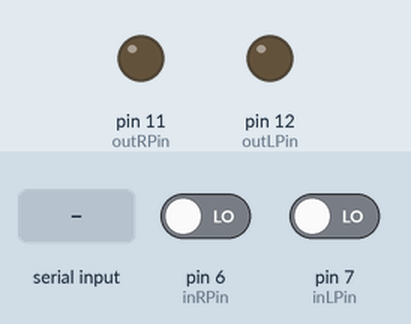
The sketch below on a simulated Arduino Uno, built with avr-gcc and run on an emulated ATmega328P. On the bench: output pins drawn as LEDs (lit = HIGH). Inputs (shaded band) come from the test bench; at power-on: pin 7 (inLPin) LOW, pin 6 (inRPin) LOW. What the sketch prints to the serial monitor is not drawn.

Above: at 1.2 s.
1.3 s: pin 7 (inLPin) driven HIGH
At 1.5 s:
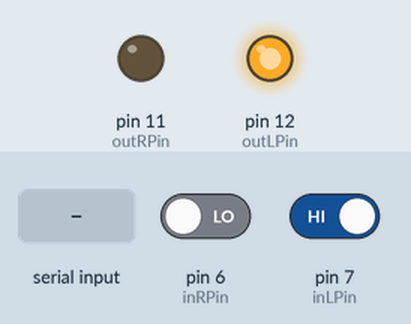
3.2 s: pin 6 (inRPin) driven HIGH
5.0 s: pin 7 (inLPin) driven LOW
At 5.2 s:
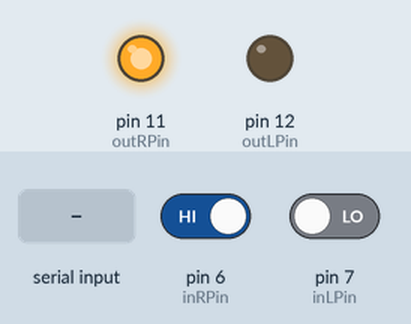
6.9 s: "V" received over Serial
Timing chart, 0 to 9.4 s (numbered marks = the images above; inputs shaded):
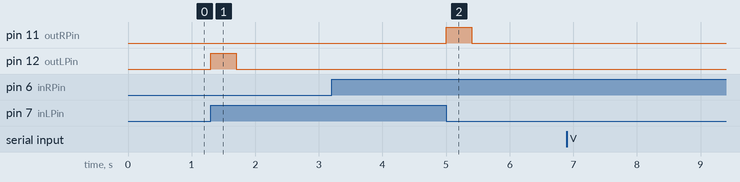

Measured:
- after the input at 1.3 s, pin 12 (outLPin): LOW → HIGH at once, → LOW 0.40 s later
- after the input at 3.2 s, every drawn part: stays the same
- after the input at 5.0 s, pin 11 (outRPin): LOW → HIGH at once, → LOW 0.40 s later
- after the input at 6.9 s, every drawn part: stays the same

The sketch:

LinearTrack.ino
```cpp
// TODO: - trigger sensors with interrupts to avoid missing crossings
//       due to ongoing serial communication
//      - move pins to arrays for neater code/shorter loop
//      - reduce number of bytes sent to PC (quite insane right now)


static int outLPin = 12 ; // choose the pin for the left solenoid
static int outRPin = 11; // choose the pin for the right solenoid
static int inLPin = 7;   // choose the input pin for left semsor
static int inRPin = 6;   // choose the input pin for right semsor
static float VERSION = 0.1; // firmware version currently on Arduino

static boolean ON = HIGH;
static boolean OFF = !ON;

int durL = 400; // duration left solenoid opens
int durR = 400; // duration right solenoid opens

boolean left = 0;     // variable for reading the pin status
boolean right = 0;

boolean nextLeft = 1;
boolean nextRight = 0;

byte next = outLPin;

byte incomingByte;

void setup() {
  pinMode(outLPin, OUTPUT);  // declare left solenoid pin as output
  pinMode(outRPin, OUTPUT);  // declare right solenoid pin as output
  pinMode(inLPin, INPUT);    // declare left sensor as input
  pinMode(inRPin, INPUT);    // declare right sensor as input
  digitalWrite(outLPin, LOW); // turn solenoids OFF
  digitalWrite(outRPin, LOW);  // turn solenoids OFF

  Serial.begin(57600);
}

void loop(){
    left = digitalRead(inLPin);  // read input value
    right = digitalRead(inRPin);  // read input value

  // First send information to PC, trigger will happen anyway,
  // but might be delayed a few seconds, which is no issue. The
  // other way round the sensor may have closed already without the
  // change being displayed, as the loop waits for the solenoid

  if (Serial.available() > 0) {
    incomingByte = Serial.read();
    if (incomingByte == 86) {
      Serial.println(VERSION);
    }
  }

  // send current state as single byte to PC
  Serial.write(((!left)<<0)+((!right)<<1)); // LSB = Right sensor,2nd LSB = Left Sensor; Extend as needed

  if (next == outRPin){
    if (right == ON && left == OFF) {         // check if the input is HIGH (button released)
      digitalWrite(next, HIGH);  // turn LED ON
      delay(durR);
      digitalWrite(next, LOW);
      next = outLPin;
    } else {
      digitalWrite(next, LOW);  // turn LED OFF
    }
  } else {
    if (left == ON && right == OFF) {         // check if the input is HIGH (button released)
      digitalWrite(next, HIGH);  // turn LED ON
      delay(durL);
      digitalWrite(next, LOW);
      next = outRPin;
    } else {
      digitalWrite(next, LOW);  // turn LED OFF
    }
  }
}
```
